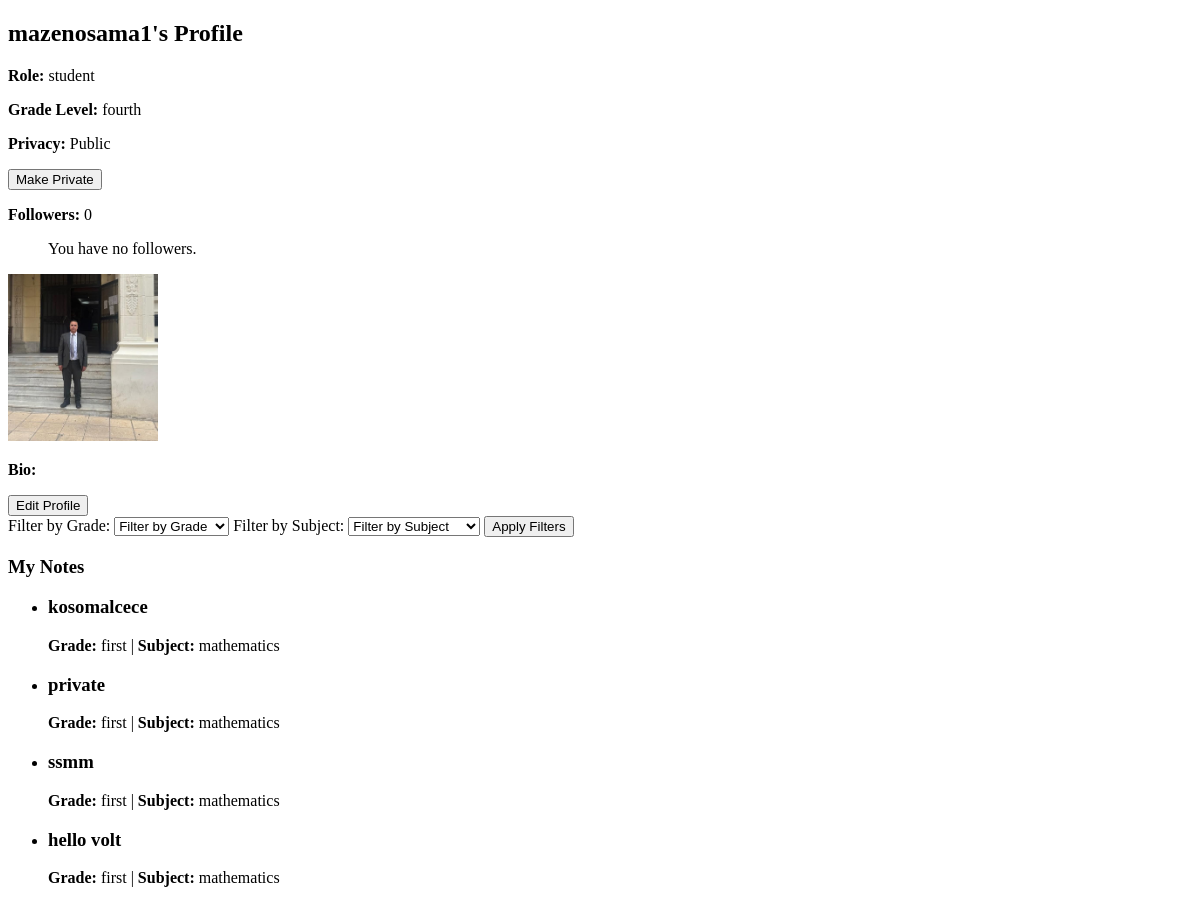
Page /profile/ (signed in, upper part) on the earlier database version.
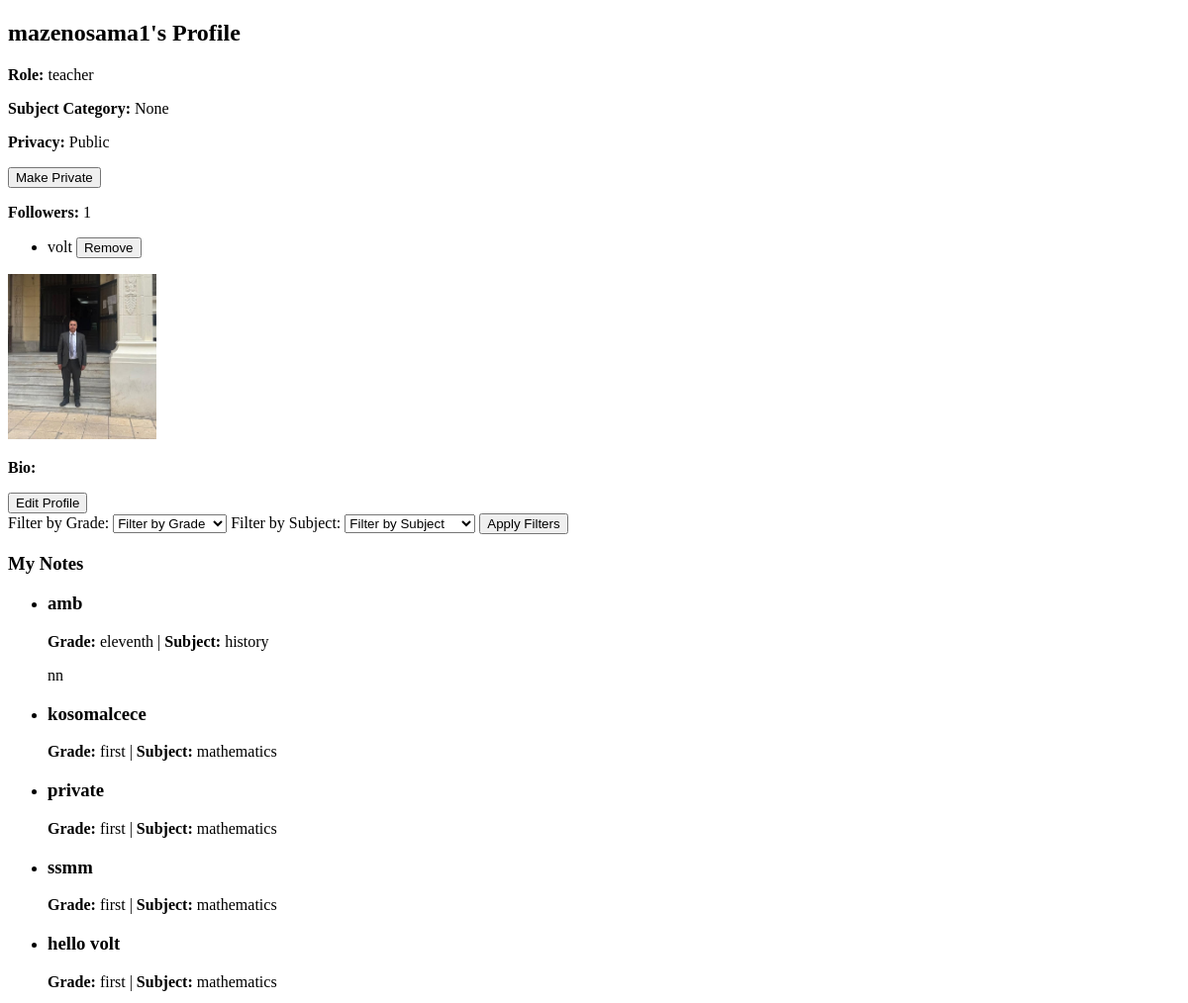
Same page on the later database version.
### users/models.py (models this page shows, shortened)
class CustomUser(AbstractUser):
    ROLE_CHOICES = [
        ('student', 'Student'),
        ('teacher', 'Teacher'),
    ]
    SUBJECT_CATEGORIES = Note.SUBJECT_CHOICES
    GRADE_LEVELS = Note.GRADE_CHOICES
    subject_category = models.CharField(max_length=20, choices=SUBJECT_CATEGORIES, blank=True, null=True , default='mathematics')
    role = models.CharField(max_length=10, choices=ROLE_CHOICES, default='student')
    grade_level = models.CharField(max_length=20, choices=GRADE_LEVELS, blank=True, null=True, default='first')
    email = models.EmailField(unique=True)
    profile_picture = models.ImageField(upload_to='profile_pictures/', blank=True, null=True)

### notes/models.py (models this page shows, shortened)
class Note(models.Model):
    SUBJECT_CHOICES = [
        ('mathematics', 'Mathematics'),
        ('science', 'Science'),
        ('history', 'History'),
        ('english', 'English'),
        ('computers', 'Computer Science'),
        ('arts', 'Arts'),
    ]
    GRADE_CHOICES =[
        ('first', 'First Grade'),
        ('second', 'Second Grade'),
        ('third', 'Third Grade'),
        ('fourth', 'Fourth Grade'),
        ('fifth', 'Fifth Grade'),
        ('sixth', 'Sixth Grade'),
        ('seventh', 'Seventh Grade'),
        ('eighth', 'Eighth Grade'),
        ('ninth', 'Ninth Grade'),
        ('tenth', 'Tenth Grade'),
        ('eleventh', 'Eleventh Grade'),
        ('twelfth', 'Twelfth Grade'),
    ]
    author = models.ForeignKey(settings.AUTH_USER_MODEL, on_delete=models.CASCADE, editable=False)
    title = models.CharField(max_length=255)
    content = models.TextField(blank=True, null=True)
    file = models.FileField(upload_to='notes/', blank=True, null=True)
    created_at = models.DateTimeField(auto_now_add=True)
    updated_at = models.DateTimeField(auto_now=True)
    is_public = models.BooleanField(default=False)
    grade_level = models.CharField(max_length=50,choices=GRADE_CHOICES, default='first')
    subject = models.CharField(max_length=50, choices=SUBJECT_CHOICES, default='mathematics')
    show_on_profile = models.BooleanField(default=False)

### profile_users/models.py (models this page shows, shortened)
class Follow(models.Model):
    STATUS_CHOICES = [
        ('pending', 'Pending'),
        ('accepted', 'Accepted'),
        ('rejected', 'Rejected'),
    ]
    follower = models.ForeignKey(User, related_name='following', on_delete=models.CASCADE)
    following = models.ForeignKey(User, related_name='followers', on_delete=models.CASCADE)
    status = models.CharField(max_length=10, choices=STATUS_CHOICES, default='pending')
    created_at = models.DateTimeField(auto_now_add=True)
    class Meta:
        unique_together = ('follower', 'following')

### profile_users/views.py (the view)
# urls.py: path('', profile_view, name='profile_view'),
@login_required
def profile_view(request):
    GRADE_CHOICES = Note.GRADE_CHOICES
    SUBJECT_CHOICES = Note.SUBJECT_CHOICES
    """ Display user's profile and notes """
    profile, created = Profile.objects.get_or_create(user=request.user)
    notes = request.user.note_set.all().order_by('-created_at')
    role=get_object_or_404(User, username=request.user.username).role
    if role == 'student':
        form=grade_level=get_object_or_404(User, username=request.user.username).grade_level
    else:
        form=subject_category=get_object_or_404(User, username=request.user.username).subject_category
    notes, grade_filter, subject_filter =filter_notes(notes, request)
    followers= Follow.objects.filter(following=request.user, status='accepted').count()
    followerss = Follow.objects.filter(following=request.user, status='accepted')
    return render(request, 'user_profiles/profile.html', {'profile': profile, 'notes': notes, 'followerss': followerss, 'followers': followers,'GRADE_CHOICES': GRADE_CHOICES, 'SUBJECT_CHOICES': SUBJECT_CHOICES, 'grade_filter':grade_filter, 'subject_filter': subject_filter,'form': form , 'role': role})

### profile_users/views.py (called while the page is built)
def filter_notes(notes, request):
    grade_filter = request.GET.get('grade_level', '')
    subject_filter = request.GET.get('subject', '')
    if grade_filter:
        notes = notes.filter(grade_level=grade_filter).order_by('-created_at')
    if subject_filter:
        notes = notes.filter(subject=subject_filter).order_by('-created_at')
    return notes, grade_filter, subject_filter

### profile_users/templates/user_profiles/profile.html (shortened to what this page needs)
<!DOCTYPE html>
<html lang="en">
<head>
</head>
<body>
    <h2>{{ request.user.username }}'s Profile</h2>
    <p><strong>Role:</strong> {{ role }}</p>
    {% if role == "student" %}
        <p><strong>Grade Level:</strong> {{ form }}</p>
    {% endif %}
    {% if role == "teacher" %}
        <p><strong>Subject Category:</strong> {{ form }}</p>
    {% endif %}
    <p><strong>Privacy:</strong>
        {% if profile.public_profile %}
            Public
        {% else %}
            Private
        {% endif %}
    </p>
    <form action="{% url 'toggle_profile_privacy' %}" method="post">
        <button type="submit">
            {% if profile.public_profile %}
                Make Private
            {% else %}
                Make Public
            {% endif %}
        </button>
    </form>
    <p><strong>Followers:</strong> {{ followers }}</p>
    <ul>
        {% for follower in followerss %}
            <li>
                {{ follower.follower.username }}
                <form action="{% url 'remove_follower' follower.id %}" method="post" style="display:inline;">
                    <button type="submit">Remove</button>
                </form>
            </li>
        {% empty %}
            <p>You have no followers.</p>
        {% endfor %}
    </ul>
    {% if profile.user.profile_picture %}
        <img src="{{ profile.user.profile_picture.url }}" alt="Profile Picture" width="150">
    {% else %}
        <p>No profile picture uploaded.</p>
    {% endif %}
    <p><strong>Bio:</strong> {{ profile.bio }}</p>
    <a href="{% url 'edit_profile' %}"><button>Edit Profile</button></a>
    <form method="GET">
        <label for="grade">Filter by Grade:</label>
        <select name="grade_level" id="grade_level">
            <option value="">Filter by Grade</option>
        </select>
        <label for="subject">Filter by Subject:</label>
        <select name="subject" id="subject">
            <option value="">Filter by Subject</option>
        </select>
        <button type="submit">Apply Filters</button>
    </form>
    <h3>My Notes</h3>
    <ul>
        {% for note in notes %}
            <li>
                <h3>{{ note.title }}</h3>
                <p><strong>Grade:</strong> {{ note.grade_level }} | <strong>Subject:</strong> {{ note.subject }}</p>
                <p>{{ note.content }}</p>
            </li>
        {% empty %}
            <p>You haven't created any notes yet.</p>
        {% endfor %}
    </ul>
</body>
</html>

Differences in the rows shown:
changed CustomUser "mazenosama1": role "student" → "teacher"; grade_level "fourth" → (not shown)
added Follow: follower.username "volt"
added Note: title "amb", grade_level "eleventh", subject "history", content "nn"
Other differences:
{{ followers }}: "0" → "1"
text no longer shown: "Grade Level: You have no followers."
text now shown: "Subject Category: None"
